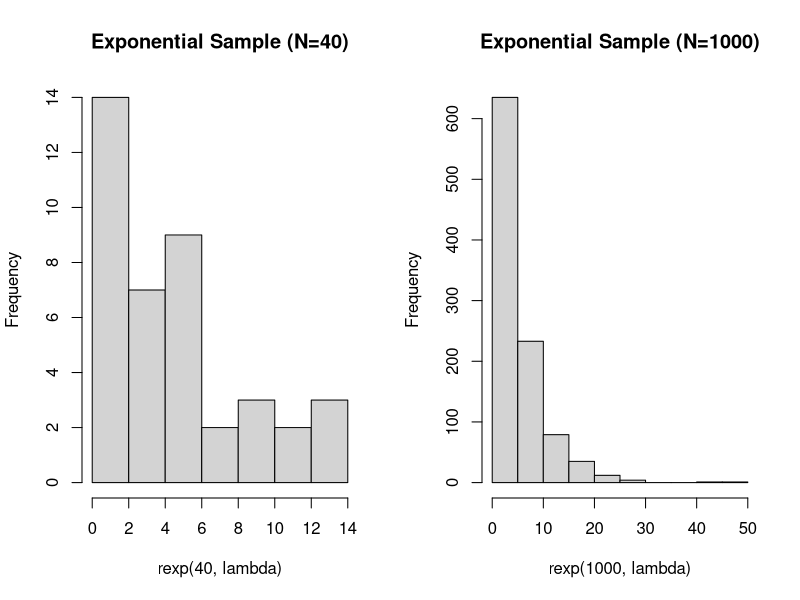
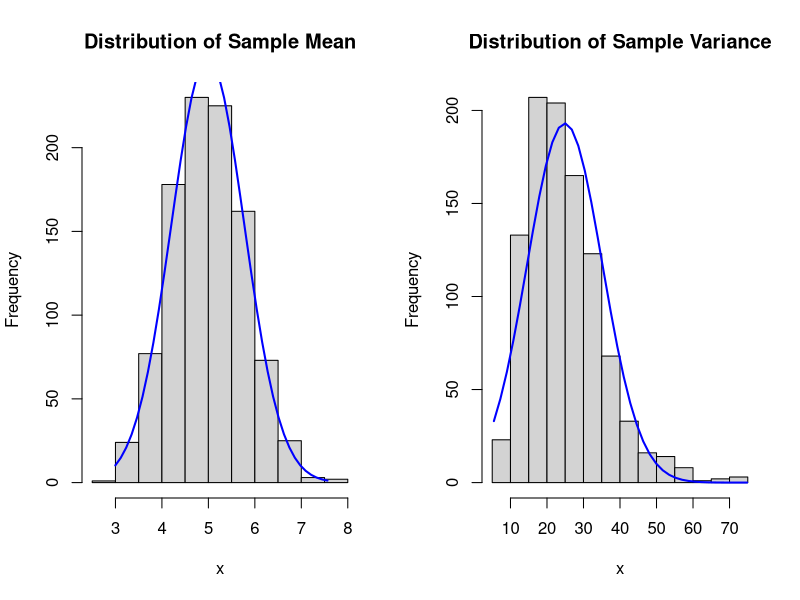

Write R code to recreate these figures, in order.
## ---- chunk 1
lambda <- 0.2
n <- 40
TheoreticalMean <- lambda^(-1)
TheoreticalVariance <- lambda^(-2)
## ---- chunk 2
SingleSample <- rexp(n, lambda)
ExponentialMeanSimulations <- sapply(1:1000, function(x) mean(rexp(n, lambda)))
ExponentialVarianceSimulations <- sapply(1:1000, function(x) var(rexp(n, lambda)))
## ---- chunk 3
par(mfrow=c(1,2))
hist(rexp(40, lambda), main='Exponential Sample (N=40)')
hist(rexp(1000, lambda), main='Exponential Sample (N=1000)')
## ---- chunk 4
par(mfrow=c(1,2))
x <- ExponentialMeanSimulations
h <- hist(x, main = 'Distribution of Sample Mean')
xfit<-seq(min(x),max(x),length=40) 
yfit<-dnorm(xfit,mean=mean(x),sd=sd(x)) 
yfit <- yfit*diff(h$mids[1:2])*length(x) 
lines(xfit, yfit, col="blue", lwd=2)

x <- ExponentialVarianceSimulations
h <- hist(x, main = 'Distribution of Sample Variance')
xfit<-seq(min(x),max(x),length=40) 
yfit<-dnorm(xfit,mean=mean(x),sd=sd(x)) 
yfit <- yfit*diff(h$mids[1:2])*length(x) 
lines(xfit, yfit, col="blue", lwd=2)
